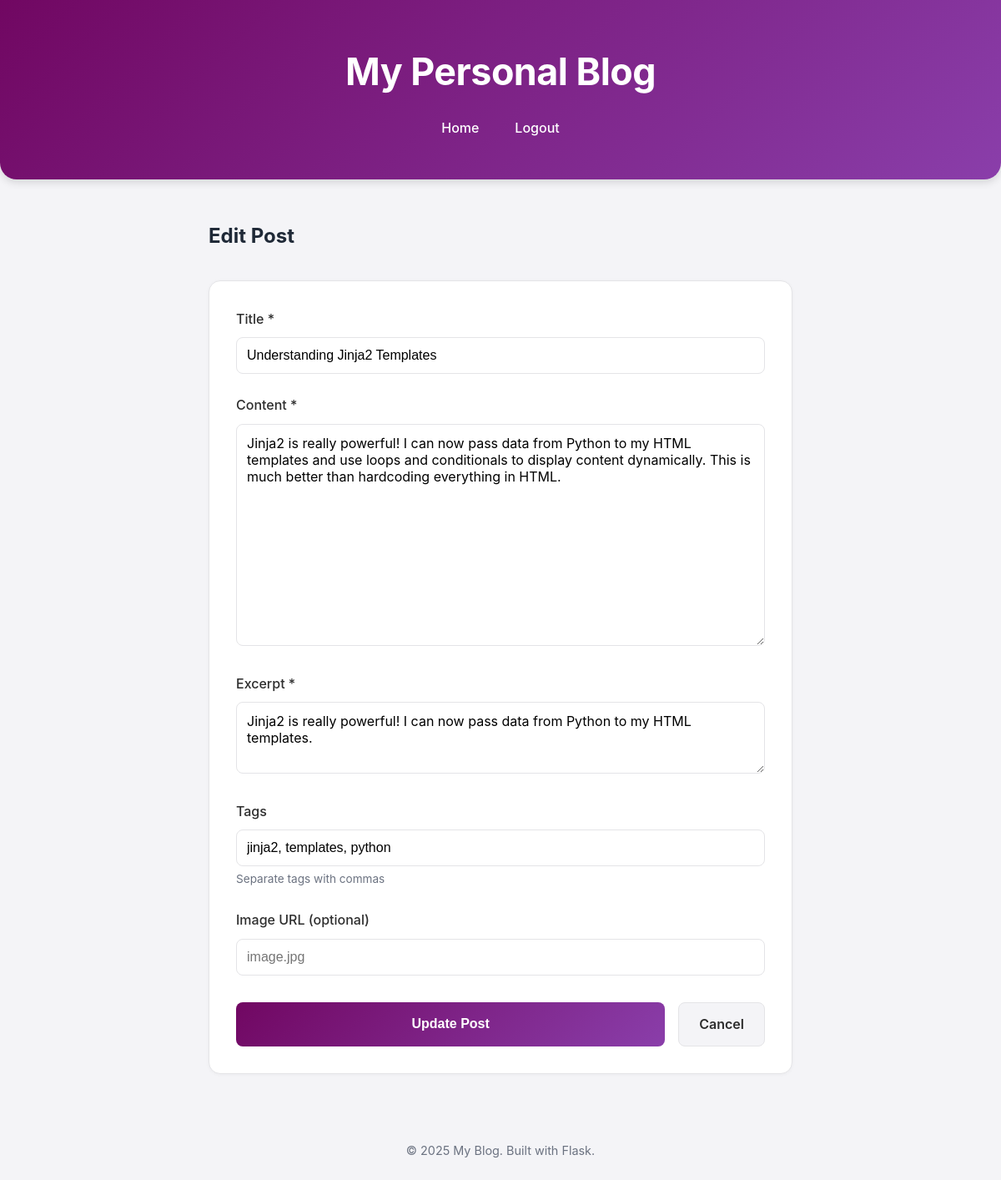
/post/3/edit (signed in), run on the app's committed database.
### tables this page shows
CREATE TABLE posts (
    id INTEGER PRIMARY KEY AUTOINCREMENT,
    title TEXT NOT NULL,
    date TEXT NOT NULL,
    content TEXT NOT NULL,
    excerpt TEXT NOT NULL,
    image_url TEXT,
    tags TEXT
);

### app.py (the view, shortened to what this page needs)
@app.route('/post/<int:post_id>/edit', methods=['GET', 'POST'])
def edit_post(post_id):
    if not session.get('logged_in'):
        flash('Please log in to edit posts', 'error')
        return redirect(url_for('login'))
    post = get_post_by_id(post_id)
    if post is None:
        return "Post not found!", 404
    return render_template('edit_post.html', post=post)

### database.py (called while the page is built)
def get_db_connection():
    conn = sqlite3.connect(DATABASE)
    conn.row_factory = sqlite3.Row
    return conn

def get_post_by_id(post_id):
    conn = get_db_connection()
    post = conn.execute('SELECT * FROM posts WHERE id = ?', (post_id,)).fetchone()
    conn.close()
    return post

### templates/edit_post.html
{% extends "base.html" %} {% block title %}Edit Post - My Blog{% endblock %} {%
block content %}
<div class="form-container">
  <h2>Edit Post</h2>
  <form method="POST" action="/post/{{ post.id }}/edit" class="post-form">
    <div class="form-group">
      <label for="title">Title *</label>
      <input
        type="text"
        id="title"
        name="title"
        value="{{ post.title }}"
        required
      />
    </div>
    <div class="form-group">
      <label for="content">Content *</label>
      <textarea id="content" name="content" rows="12" required>
{{ post.content }}</textarea
      >
    </div>
    <div class="form-group">
      <label for="excerpt">Excerpt *</label>
      <textarea
        id="excerpt"
        name="excerpt"
        rows="3"
        required
        placeholder="Short preview of your post"
      >
{{ post.excerpt }}</textarea
      >
    </div>
    <div class="form-group">
      <label for="tags">Tags</label>
      <input
        type="text"
        id="tags"
        name="tags"
        value="{{ post.tags or '' }}"
        placeholder="python, flask, learning"
      />
      <small>Separate tags with commas</small>
    </div>
    <div class="form-group">
      <label for="image_url">Image URL (optional)</label>
      <input
        type="text"
        id="image_url"
        name="image_url"
        value="{{ post.image_url or '' }}"
        placeholder="image.jpg"
      />
    </div>
    <div class="form-actions">
      <button type="submit" class="btn-primary">Update Post</button>
      <a href="/post/{{ post.id }}" class="btn-secondary">Cancel</a>
    </div>
  </form>
</div>
{% endblock %}

### static/style.css (style rules this page uses)
:root { --color-bg: #f4f4f7; --color-text: #2d2d2d; --color-heading: #1f2937; --color-subtle-text: #6b7280; --color-accent: #8a3eaa; --color-accent-hover: #710762; --color-card-bg: #ffffff; --color-card-border: #e4e4e7; --header-bg-start: #710762; --header-bg-end: #8a3eaa; --header-text: #ffffff; --radius-sm: 4px; --radius-md: 8px; --radius-lg: 14px; --radius-xl: 20px; --shadow-sm: 0 1px 4px rgba(0, 0, 0, 0.04); --shadow-md: 0 4px 10px rgba(0, 0, 0, 0.12); --shadow-lg: 0 6px 14px rgba(0, 0, 0, 0.1); --content-width: 850px; --spacing-section: 3rem; --spacing-card: 2rem; --font-body: Inter, -apple-system, BlinkMacSystemFont, "Segoe UI", Roboto, Arial, sans-serif; --font-size-base: 1rem; --font-size-h1: 2.8rem; --font-size-h2: 1.9rem; --font-size-h3: 1.7rem; }
* { margin: 0; padding: 0; box-sizing: border-box; }
body { font-family: var(--font-body); font-size: var(--font-size-base); line-height: 1.7; color: var(--color-text); background: var(--color-bg); padding-bottom: 4rem; }
.form-group { margin-bottom: 1.5rem; }
.form-group label { display: block; margin-bottom: 0.5rem; color: var(--color-text); font-weight: 500; }
.form-group input { width: 100%; padding: 0.75rem; border: 1px solid var(--color-card-border); border-radius: var(--radius-md); font-size: 1rem; transition: border-color 0.2s; }
.btn-primary { width: 100%; padding: 0.75rem; background: linear-gradient( 135deg, var(--header-bg-start), var(--header-bg-end) ); color: white; border: none; border-radius: var(--radius-md); font-size: 1rem; font-weight: 600; cursor: pointer; transition: transform 0.2s, box-shadow 0.2s; }
.form-container { max-width: 700px; margin: 0 auto; }
.form-container h2 { color: var(--color-heading); margin-bottom: 2rem; }
.post-form { background: var(--color-card-bg); padding: 2rem; border-radius: var(--radius-lg); border: 1px solid var(--color-card-border); box-shadow: var(--shadow-sm); }
.post-form textarea { width: 100%; padding: 0.75rem; border: 1px solid var(--color-card-border); border-radius: var(--radius-md); font-size: 1rem; font-family: var(--font-body); resize: vertical; transition: border-color 0.2s; }
.post-form small { display: block; color: var(--color-subtle-text); font-size: 0.85rem; margin-top: 0.25rem; }
.form-actions { display: flex; gap: 1rem; margin-top: 2rem; }
.btn-secondary { padding: 0.75rem 1.5rem; background: var(--color-bg); color: var(--color-text); border: 1px solid var(--color-card-border); border-radius: var(--radius-md); font-size: 1rem; font-weight: 600; text-decoration: none; cursor: pointer; transition: background 0.2s; display: inline-block; text-align: center; }

### data on the page
posts: title "Understanding Jinja2 Templates", content "Jinja2 is really powerful! I can now pass data from Python to my HTML templates and use loops and conditionals to display content dynamically. This is much better than hardcoding everything in HTML.", excerpt "Jinja2 is really powerful! I can now pass data from Python to my HTML templates.", tags "jinja2, templates, python"
